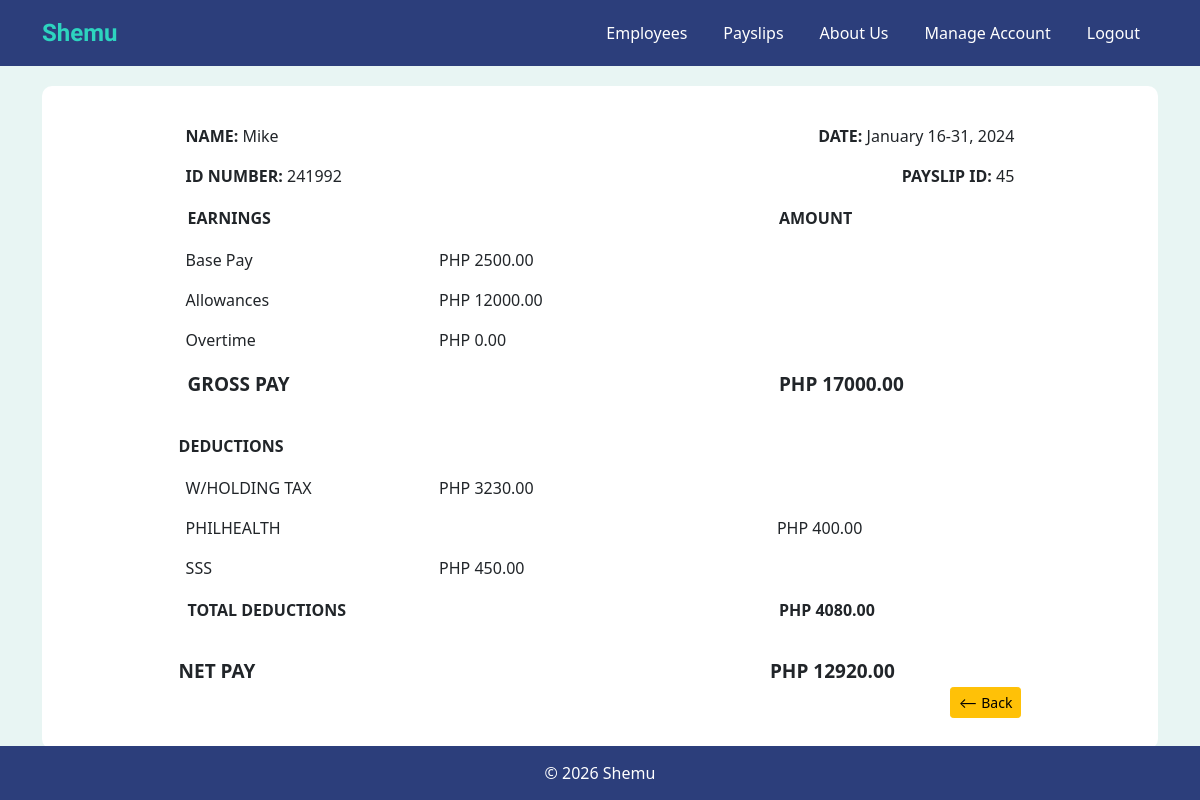
Screenshot of /view-payslip/2/45/ with the database file from the repository.
### shemuapp/models.py (models this page shows, shortened)
class Payslip(models.Model): #Payslip Attributes
    id_number = models.ForeignKey('Employee', on_delete=models.CASCADE, related_name='payslips')
    month = models.CharField(max_length=20)
    date_range = models.CharField(max_length=50)
    year = models.PositiveIntegerField(
        validators=[
            MinValueValidator(1),
            MaxValueValidator(9999)
        ],
        help_text="Enter a 4-digit year"
    )
    pay_cycle = models.IntegerField()
    rate = models.FloatField()
    earnings_allowance = models.FloatField(default=0)
    deductions_tax = models.FloatField(default=0)
    deductions_health = models.FloatField(default=0)
    pag_ibig = models.FloatField(default=0)
    sss = models.FloatField(default=0)
    overtime = models.FloatField(default=0)
    total_pay = models.FloatField()
    def getCycleRate(self):
        self.rate = self.rate/2
        return f"{self.rate:.2f}"

class Employee(models.Model):
    name = models.CharField(max_length=300)
    id_number = models.CharField(max_length=300, unique=True)
    rate = models.DecimalField(max_digits=10, decimal_places=2)
    overtime_pay = models.DecimalField(max_digits=10, decimal_places=2,null=True, blank=True)
    allowance = models.DecimalField(max_digits=10, decimal_places=2, null=True, blank=True)

### shemuapp/views.py (the view)
# urls.py: path('view-payslip/<int:pk>/<int:payslip_id>/', views.view_payslip, name='view_payslip'),
def view_payslip(request, pk, payslip_id):
    account = get_object_or_404(Account, pk=pk)
    payslip = get_object_or_404(Payslip, id=payslip_id)
    gross_pay = float(payslip.getCycleRate()) + float(payslip.earnings_allowance) + float(payslip.overtime)
    total_deductions = payslip.deductions_tax + payslip.pag_ibig + payslip.deductions_health + payslip.sss
    return render(request, 'view_payslip.html', {'payslip': payslip, 'pk': pk, 'gross_pay': gross_pay, 'total_deductions': total_deductions, 'current_user': account.getUsername()})

### shemuapp/models.py (called while the page is built)
    def getUsername(self):
        return self.username

### shemuapp/templates/view_payslip.html (shortened to what this page needs)
<!DOCTYPE html>
{% extends 'base.html' %}
{% block content %}
    <table style="width: 80%; border-collapse: collapse; margin: auto;">
        <tr>
            <td style="text-align: left; padding: 8px;">
                <strong>NAME:</strong> {{ payslip.id_number.name }}
            </td>
            <td style="text-align: right; padding: 8px;">
                <strong>DATE:</strong> {{ payslip.month }} {{ payslip.date_range }}, {{ payslip.year }}
            </td>
        </tr>
        <tr>
            <td style="text-align: left; padding: 8px;">
                <strong>ID NUMBER:</strong> {{ payslip.id_number.id_number }}
            </td>
            <td style="text-align: right; padding: 8px;">
                <strong>PAYSLIP ID:</strong> {{ payslip.pk }}
            </td>
        </tr>
    </table>
    <table style="width: 80%; border-collapse: collapse; margin: auto; ">
        <tr>
            <td style="padding: 10px; font-weight: bold; width: 30%">EARNINGS</td>
            <td style="width: 40%;"></td>
            <td style="padding: 10px; font-weight: bold;width: 30%;">AMOUNT</td>
        </tr>
        <tr>
            <td style="padding: 8px;">Base Pay</td>
            <td style="padding: 8px;"> PHP {{ payslip.getCycleRate |floatformat:2}} </td>
            <td></td>
        </tr>
        <tr>
            <td style="padding: 8px;">Allowances</td>
            <td style="padding: 8px;"> PHP {{ payslip.earnings_allowance |floatformat:2}} </td>
            <td></td>
        </tr>
        <tr>
            <td style="padding: 8px;">Overtime</td>
            <td style="padding: 8px;"> PHP {{ payslip.overtime |floatformat:2}} </td>
            <td></td>
        </tr>
        <tr>
            <td style="padding: 10px; font-weight: bold; font-size: 19px;">
                 GROSS PAY </td>
            <td></td>
            <td style="padding: 10px; font-weight: bold; font-size: 19px;">
                PHP {{ gross_pay |floatformat:2}} </td>
        </tr>
        <tr>
            <td style="padding-top: 25px; padding-bottom: 10px; font-weight: bold;"> DEDUCTIONS </td>
            <td></td>
            <td></td>
        </tr>
        <tr>
            <td style="padding: 8px;">W/HOLDING TAX</td>
            <td style="padding: 8px;">
                PHP {{ payslip.deductions_tax|floatformat:2}}
            </td>
            <td></td>
        </tr>
        {% if payslip.deductions_health > 0 %}
        <tr>
            <td style="padding: 8px;">PHILHEALTH</td>
            <td></td>
            <td style="padding: 8px;">
                PHP {{ payslip.deductions_health |floatformat:2}}
            </td>
        </tr>
        {% endif %}
        {% if payslip.sss > 0 %}
        <tr>
            <td style="padding: 8px;">SSS</td>
            <td style="padding: 8px;">
                PHP {{ payslip.sss|floatformat:2 }}
            </td>
            <td></td>
        </tr>
        {% endif %}
        <tr>
            <td style="padding: 10px; font-weight: bold;">
                TOTAL DEDUCTIONS
            </td>
            <td></td>
            <td style="padding: 10px; font-weight: bold;">
                PHP {{ total_deductions |floatformat:2}}
            </td>
        </tr>
        <tr>
            <td style="padding-top: 25px; font-weight: bold; font-size: 19px;">
                NET PAY
            </td>
            <td></td>
            <td style="padding-top: 25px; font-weight: bold; font-size: 19px;">
                PHP {{ payslip.total_pay |floatformat:2}}
            </td>
        </tr>
        <tr>
            <td></td>
            <td></td>
            <td style="text-align:right;">
            <a class="btn btn-warning btn-sm" href="{% url 'payslips' pk=pk %}"> ⟵ Back </a>
            </td>
        </tr>
    </table>
{% endblock %}

### shemuapp/templates/base.html (style rules this page uses)
body { background-color: #E8F5F3; }

### rows the page displays
Payslip: id_number.name "Mike", month "January", date_range "16-31", year "2024", id_number.id_number "241992", pk "45", getCycleRate "2500.00", earnings_allowance "12000.00", overtime "0.00", deductions_tax "3230.00", deductions_health "400.00", sss "450.00", total_pay "12920.00"

### other values shown
{{ gross_pay |floatformat:2 }} "17000.00"
{{ total_deductions |floatformat:2 }} "4080.00"
